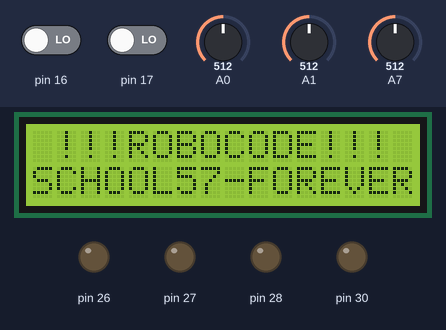
The sketch below on a simulated Arduino Mega 2560, built with avr-gcc and run on an emulated ATmega2560. Shown: 16×2 character LCD, output pins drawn as LEDs (lit = HIGH). Dashed ring = blinking. Inputs (shaded band) come from the test bench; at power-on: A0 = 512, A1 = 512, pin 16 LOW, pin 17 LOW, A7 = 512. Pins used as bus, display or sensor lines are not drawn.

Above: at 1.2 s.
1.3 s: A0 set to 107
2.8 s: A0 set to 89
At 3.12 s:
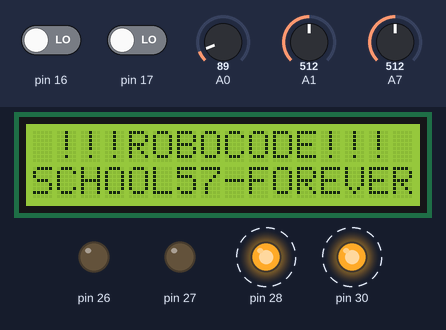
5.7 s: A1 set to 107
7.2 s: A1 set to 88
At 7.81 s:
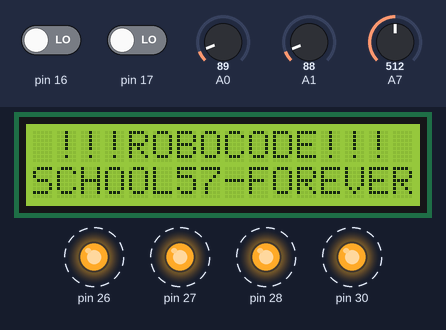
10.0 s: A1 set to 110
At 10.52 s:
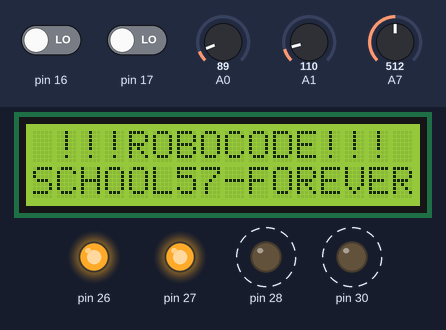
12.7 s: A1 set to 90
At 13.28 s:
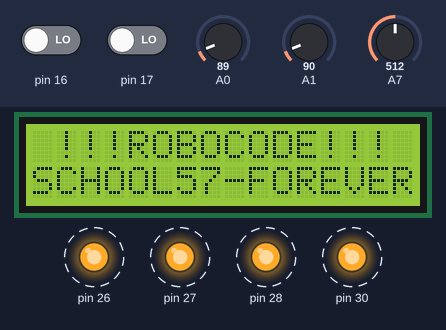
Timing chart, 0 to 16.4 s (numbered marks = the images above; inputs shaded):
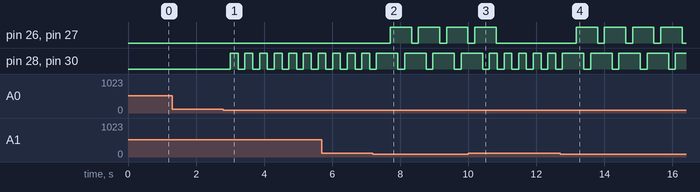

Measured:
- the behaviour switches between 100 and 99 on A0 (found by bisection; images 0 and 1)
- the behaviour switches between 100 and 99 on A1 (found by bisection; images 1 and 2)
- after the input at 1.3 s, every drawn part: stays the same
- after the input at 2.8 s, pin 28, pin 30: alternates HIGH for 0.23 s and LOW for 0.20 s, starting after 0.21 s
- after the input at 7.2 s, pin 26, pin 27: alternates HIGH for 0.63 s and LOW for 0.20 s, starting after 0.50 s; pin 28, pin 30: alternates HIGH for 0.63 s and LOW for 0.20 s, starting after 0.73 s
- after the input at 10.0 s, pin 26, pin 27: goes on until 10.8 s, then stays LOW; pin 28, pin 30: alternates HIGH for 0.23 s and LOW for 0.20 s, starting after 0.85 s
- after the input at 12.7 s, pin 26, pin 27: alternates HIGH for 0.63 s and LOW for 0.20 s, starting after 0.47 s; pin 28, pin 30: alternates HIGH for 0.63 s and LOW for 0.20 s, starting after 0.70 s

The sketch:

Sumo.ino
```cpp
#include <Wire.h>
#include <LiquidCrystal_I2C.h>

//Fixed by RoboCode
LiquidCrystal_I2C lcd_27(0x27, 16, 2);

void setup()
{
  lcd_27.begin ();
  lcd_27.backlight();
  pinMode(16, INPUT);
  pinMode(30, OUTPUT);
  pinMode(29, OUTPUT);
  pinMode(28, OUTPUT);
  pinMode(17, INPUT);
  pinMode(27, OUTPUT);
  pinMode(26, OUTPUT);
}

void loop()
{
  lcd_27.setCursor(2-1, 1-1);
  lcd_27.print( "!!!ROBOCODE!!!" );
  lcd_27.setCursor(1-1, 2-1);
  lcd_27.print( "SCHOOL57-FOREVER" );
  if (digitalRead(16))
  {
    digitalWrite(30, HIGH);
    digitalWrite(29, LOW);
    digitalWrite(28, LOW);
  }
  if (digitalRead(17))
  {
    digitalWrite(30, LOW);
    digitalWrite(29, LOW);
    digitalWrite(28, HIGH);
  }
  if (analogRead(7) > 100)
  {
    digitalWrite(30, LOW);
    digitalWrite(29, HIGH);
    digitalWrite(28, LOW);
  }
  if (analogRead(0) < 100)
  {
    digitalWrite(30, LOW);
    digitalWrite(29, LOW);
    digitalWrite(28, LOW);
    delay(200);
    digitalWrite(30, HIGH);
    digitalWrite(29, LOW);
    digitalWrite(28, HIGH);
    delay(200);
  }
  else
  {
    digitalWrite(30, LOW);
    digitalWrite(29, LOW);
    digitalWrite(28, LOW);
  }
  if (analogRead(1) < 100)
  {
    digitalWrite(27, LOW);
    digitalWrite(26, LOW);
    delay(200);
    digitalWrite(27, HIGH);
    digitalWrite(26, HIGH);
    delay(200);
  }
  else
  {
    digitalWrite(27, LOW);
    digitalWrite(26, LOW);
  }
}
```
